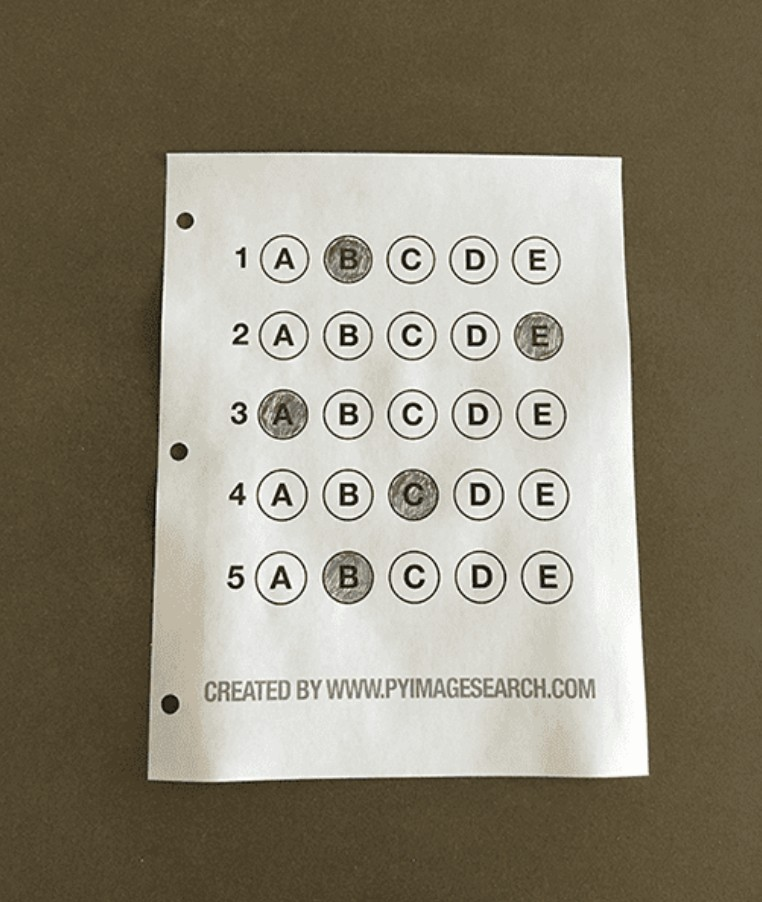
#> input picture baloncuk_test.jpg, 762 x 902 px, found by its file name
$ python coktan_secmeli_tarayici.py
#> lines starting #> are read from the running program, lines starting #| are printed output that depends on the picture; after the words box and inside, x2 and y2 are one past the last pixel; in counts of white or black regions, pixels touching at a corner belong together
import cv2
import numpy as np
from imutils.perspective import four_point_transform
from imutils import contours
import imutils
import argparse

# [7 lines of commented-out code are left out]
ANSWER_KEY = {0: 1, 1: 4, 2: 0, 3: 3, 4: 1}


# Resmi yükle ve ön işlem
image = cv2.imread("baloncuk_test.jpg")
#> image is the input picture: shape (902, 762, 3); mean B, G, R 116.2, 133.3, 140.2
orig = image.copy()
gray = cv2.cvtColor(image, cv2.COLOR_BGR2GRAY)
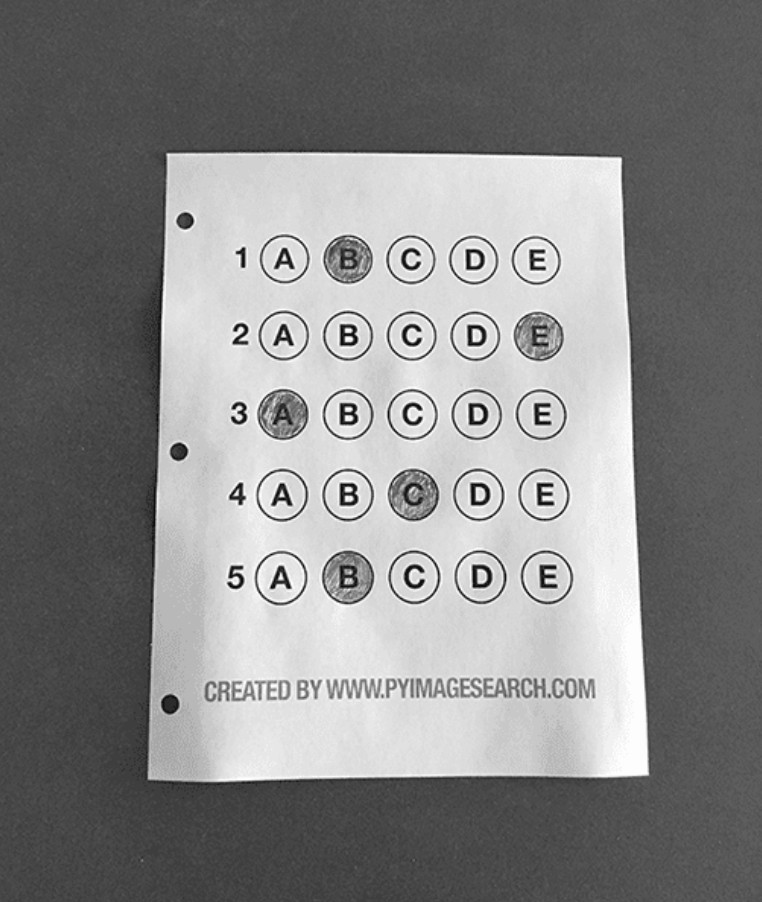
#> gray: shape (902, 762); min 6, max 255, mean 133.6
blurred = cv2.GaussianBlur(gray, (5, 5), 0)
edged = cv2.Canny(blurred, 75, 200)
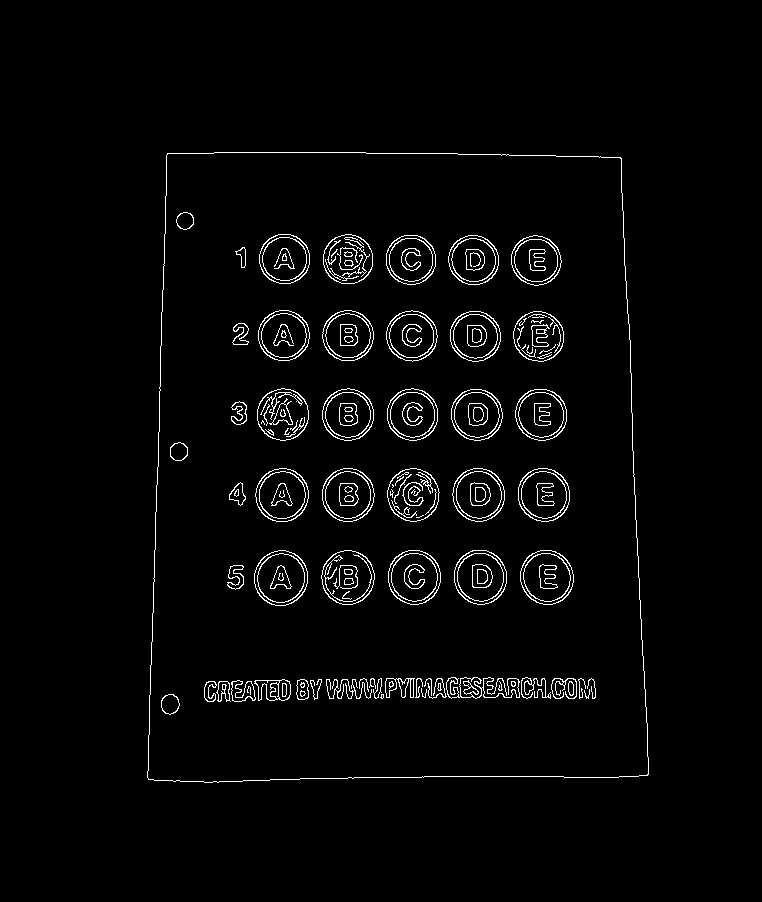
#> edged: shape (902, 762); 2.6% white in thin lines or dots, all inside (x1, y1, x2, y2) = (147, 152, 649, 783)

# Belge konturu bul
cnts = cv2.findContours(edged.copy(), cv2.RETR_EXTERNAL, cv2.CHAIN_APPROX_SIMPLE)
#> cnts = 1 contour; box (x1, y1, x2, y2) and area: (147, 152, 649, 783) 297728
cnts = imutils.grab_contours(cnts)
docCnt = None
if len(cnts) > 0:
    cnts = sorted(cnts, key=cv2.contourArea, reverse=True)
    for c in cnts:
        peri = cv2.arcLength(c, True)
        approx = cv2.approxPolyDP(c, 0.02 * peri, True)
        if len(approx) == 4:
            docCnt = approx
            break
#> this loop made 1 pass
#> (peri, docCnt) on pass 1: (2233.3, [[167, 153], [148, 779], [647, 775], [621, 158]])
if docCnt is None:
    raise Exception("Belge bulunamadı!")

# Perspektif düzeltme
paper = four_point_transform(orig, docCnt.reshape(4, 2))
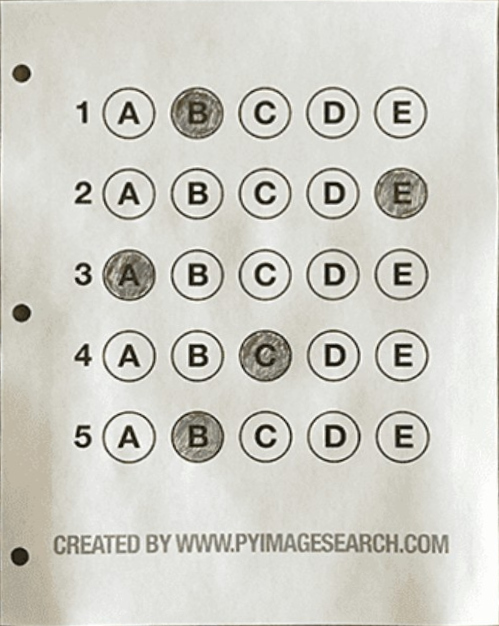
#> paper: shape (626, 499, 3); mean B, G, R 199.3, 207.1, 208
warped = four_point_transform(gray, docCnt.reshape(4, 2))

# Binarizasyon
thresh = cv2.threshold(warped, 0, 255, cv2.THRESH_BINARY_INV | cv2.THRESH_OTSU)[1]
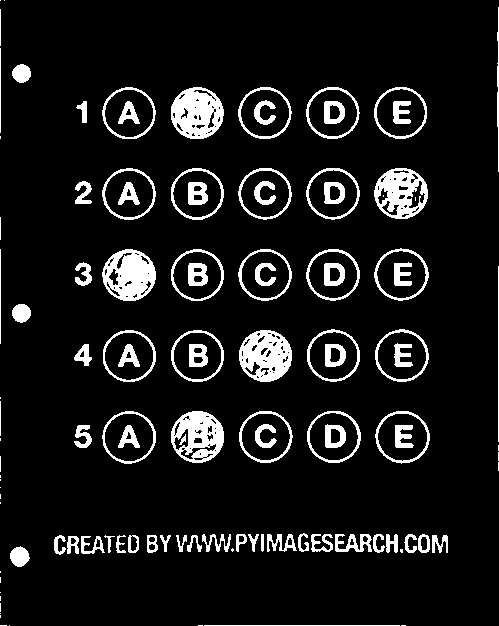
#> thresh: shape (626, 499); 9.5% white; 114 white regions (29 under 20 px)

# Soru konturlarını bul
cnts = cv2.findContours(thresh.copy(), cv2.RETR_EXTERNAL, cv2.CHAIN_APPROX_SIMPLE)
#> cnts = 91 contours, 34 with area under 20; largest, box (x1, y1, x2, y2) and area: (375, 411, 430, 464) 2166, (375, 329, 429, 382) 2140, (307, 411, 361, 463) 2139, (374, 248, 429, 301) 2136, (102, 411, 156, 464) 2136
cnts = imutils.grab_contours(cnts)
questionCnts = []
for c in cnts:
    (x, y, w, h) = cv2.boundingRect(c)
    ar = w / float(h)
    if w >= 20 and h >= 20 and 0.9 <= ar <= 1.1:
        questionCnts.append(c)
#> this loop made 91 passes
#> (x, y, w, h, ar) on passes 4, 7, 10, 13, 14, 15, 16, 17, 18, 19, 20, 21: (9, 625, 1, 1, 1), (0, 613, 1, 1, 1), (0, 592, 1, 1, 1), (400, 549, 3, 4, 0.75), (231, 548, 3, 4, 0.75), (10, 546, 20, 21, 0.952), (81, 536, 24, 18, 1.33), (67, 536, 12, 18, 0.667), (432, 535, 16, 18, 0.889), (187, 535, 15, 17, 0.882), (176, 535, 11, 17, 0.647), (160, 535, 11, 17, 0.647)
#> (c, x, y, w, h, ar) on passes 1, 2, 3, 5, 6, 8: ([[401, 625], [405, 625]], 401, 625, 5, 1, 5), ([[204, 625], [399, 625]], 204, 625, 196, 1, 196), ([[198, 625], [202, 625]], 198, 625, 5, 1, 5), ([[0, 625], [6, 625]], 0, 625, 7, 1, 7), ([[0, 615], [0, 617]], 0, 615, 1, 3, 0.333), ([[0, 603], [0, 611]], 0, 603, 1, 9, 0.111)
#> after the loop, questionCnts = 26 contours; largest, box (x1, y1, x2, y2) and area: (375, 411, 430, 464) 2166, (375, 329, 429, 382) 2140, (307, 411, 361, 463) 2139, (374, 248, 429, 301) 2136, (102, 411, 156, 464) 2136

questionCnts = contours.sort_contours(questionCnts, method="top-to-bottom")[0]

# Yanıtları oku ve puanla
correct = 0
for (q, i) in enumerate(np.arange(0, len(questionCnts), 5)):
    if q not in ANSWER_KEY:
        continue
    cnts_row = contours.sort_contours(questionCnts[i:i + 5])[0]
    bubbled = None
    for (j, c) in enumerate(cnts_row):
        mask = np.zeros(thresh.shape, dtype="uint8")
        cv2.drawContours(mask, [c], -1, 255, -1)
        mask = cv2.bitwise_and(thresh, thresh, mask=mask)
        total = cv2.countNonZero(mask)
        if bubbled is None or total > bubbled[0]:
            bubbled = (total, j)

    k = ANSWER_KEY[q]
    color = (0, 0, 255)
    if k == bubbled[1]:
        color = (0, 255, 0)
        correct += 1
    cv2.drawContours(paper, [cnts_row[k]], -1, color, 3)
#> this loop made 6 passes
#> (i, k, color) on passes 1 to 5: (0, 1, (0, 255, 0)), (5, 4, (0, 255, 0)), (10, 0, (0, 255, 0)), (15, 3, (0, 0, 255)), (20, 1, (0, 255, 0))
#> i on pass 6: 25
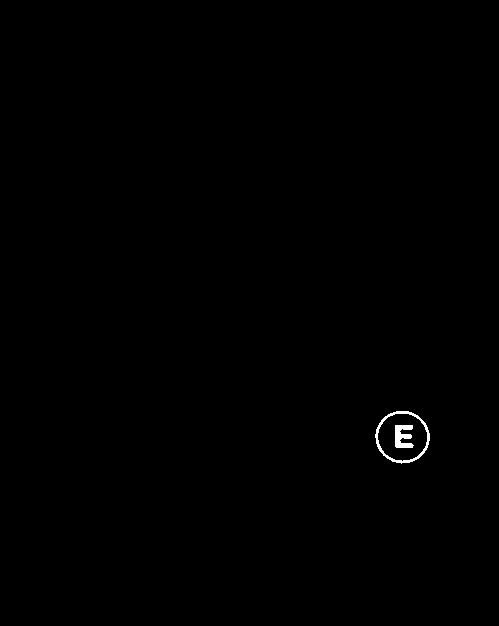
#> mask: shape (626, 499); 0.24% white; 2 white regions, box (x1, y1, x2, y2) and area: (375, 411, 430, 464) 442, (395, 425, 414, 448) 304
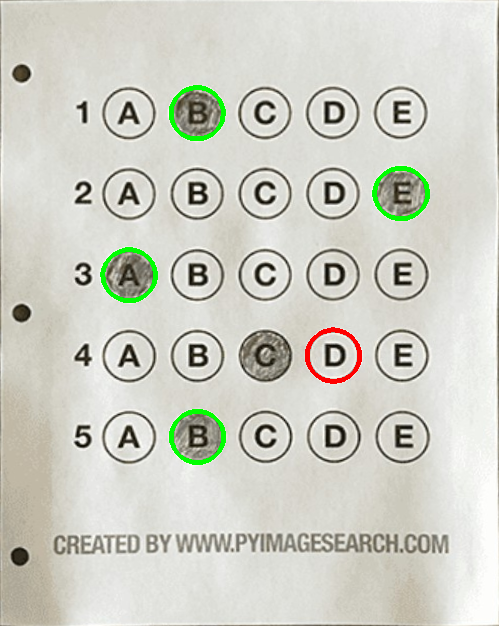
#> paper: shape (626, 499, 3); 1.17% of pixels changed, all inside (x1, y1, x2, y2) = (100, 85, 430, 465)
#> after the loop, correct = 4

# Sonucu göster
score = (correct / len(ANSWER_KEY)) * 100
#> score = 80
print(f"[INFO] score: {score:.2f}%")
#| [INFO] score: 80.00%
cv2.putText(paper, f"{score:.2f}%", (10, 30), cv2.FONT_HERSHEY_SIMPLEX, 0.9, (0, 0, 255), 2)
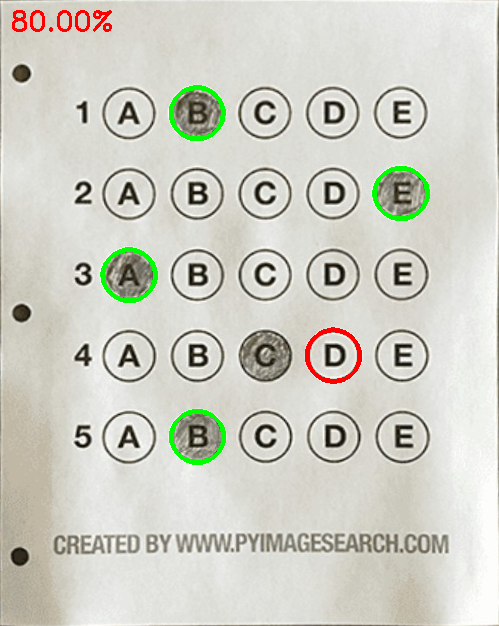
#> paper: shape (626, 499, 3); 0.28% of pixels changed, all inside (x1, y1, x2, y2) = (12, 10, 112, 32)
cv2.imshow("Original", orig)
cv2.imshow("Graded Exam", paper)
cv2.waitKey(0)
cv2.destroyAllWindows()

$ run again, with 1.1 aircraft-2.jpg.jpg copied over baloncuk_test.jpg
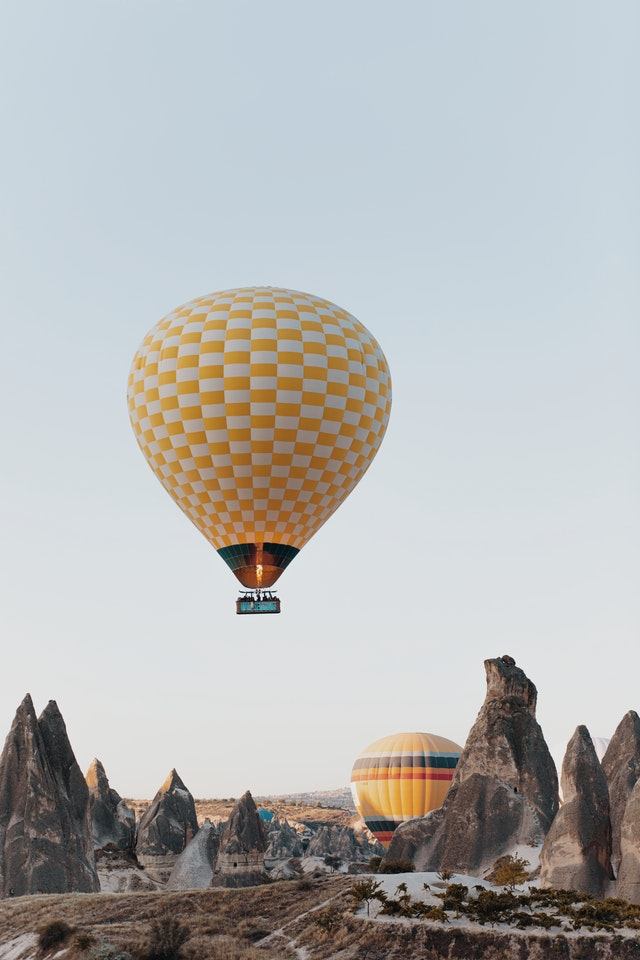
#> input picture 1.1 aircraft-2.jpg.jpg, 640 x 960 px, found by its file name
#> image is the input picture: shape (960, 640, 3); mean B, G, R 179.6, 180.6, 180.1
#> `edged = cv2.Canny(blurred, 75, 200)`:
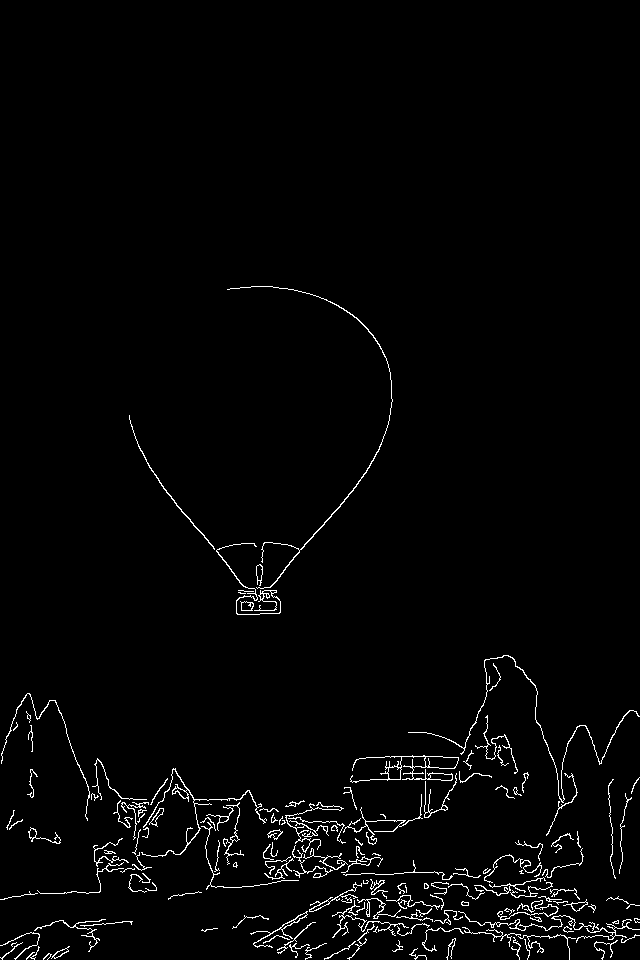
#> edged: shape (960, 640); 2.1% white in thin lines or dots, all inside (x1, y1, x2, y2) = (0, 286, 640, 960)
#> `cnts = cv2.findContours(edged.copy(), cv2.RETR_EXTERNAL, cv2.CHAIN_APP..`: cnts = 155 contours, 108 with area under 20; largest, box (x1, y1, x2, y2) and area: (350, 755, 459, 783) 692, (141, 768, 267, 857) 196, (227, 286, 393, 589) 159, (250, 911, 308, 948) 127, (408, 655, 640, 803) 115
#> the loop `for c in cnts:` made 14 passes
#> (peri, docCnt) on pass 14: (338.4, [[129, 415], [149, 467], [214, 549], [149, 466]])
#> thresh: shape (105, 104); 45.3% white; 2 white regions
#> `cnts = cv2.findContours(thresh.copy(), cv2.RETR_EXTERNAL, cv2.CHAIN_AP..`: cnts = 2 contours, 1 with area under 20; largest, box (x1, y1, x2, y2) and area: (0, 0, 104, 105) 4769
#> the loop `for c in cnts:` made 2 passes
#> (c, x, y, w, h, ar) on pass 1: ([[0, 4], [20, 24]], 0, 4, 21, 21, 1)
#> after the loop `for c in cnts:`: questionCnts has the same summary as cnts
#> the loop `for (q, i) in enumerate(np.arange(0, len(questionCnts), 5)):` made 1 pass
#> (q, i, k, color) on pass 1: (0, 0, 1, (0, 0, 255))
#> after the loop `for (q, i) in enumerate(np.arange(0, len(questionCnts), 5)):`: correct = 0
#| [INFO] score: 0.00%
#> `cv2.putText(paper, f"{score:.2f}%", (10, 30), cv2.FONT_HERSHEY_SIMPLEX..`:
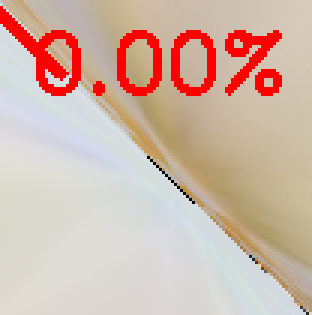
#> paper: shape (105, 104, 3) (shown 3 times larger); mean B, G, R 170.3, 183.4, 209.5
